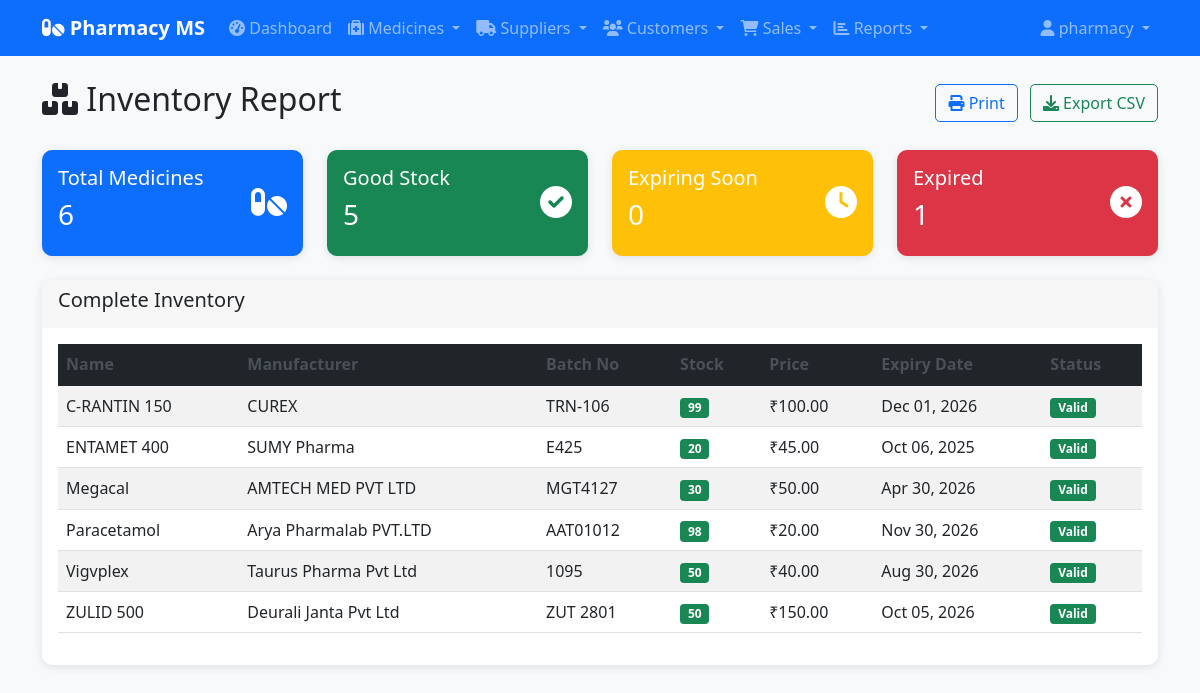
Screenshot of /reports/inventory/ (signed in) with the database file from the repository.
### medicines/models.py (models this page shows, shortened)
class Medicine(models.Model):
    name = models.CharField(max_length=100)
    manufacturer = models.CharField(max_length=100)
    batch_no = models.CharField(max_length=50)
    quantity = models.PositiveIntegerField()
    price = models.FloatField()
    expiry_date = models.DateField()
    added_on = models.DateTimeField(auto_now_add=True)

### reports/views.py (the view)
# urls.py: path('inventory/', views.inventory_report, name='inventory_report'),
@login_required
def inventory_report(request):
    if request.user.profile.role == 'customer':
        from django.shortcuts import redirect
        return redirect('medicines:medicine_list')
    medicines = Medicine.objects.all().order_by('name')
    expired = medicines.filter(expiry_date__lt=timezone.now().date())
    expiring_soon = medicines.filter(
        expiry_date__gte=timezone.now().date(),
        expiry_date__lte=timezone.now().date() + timedelta(days=30)
    )
    good_stock = medicines.filter(expiry_date__gt=timezone.now().date() + timedelta(days=30))
    context = {
        'medicines': medicines,
        'expired': expired,
        'expiring_soon': expiring_soon,
        'good_stock': good_stock,
    }
    return render(request, 'reports/inventory_report.html', context)

### templates/reports/inventory_report.html (shortened to what this page needs)
{% extends 'base.html' %}
{% block content %}
<div class="row mb-4">
    <div class="col-12 d-flex justify-content-between align-items-center">
        <h2><i class="fas fa-boxes"></i> Inventory Report</h2>
        <div>
            <button onclick="window.print()" class="btn btn-outline-primary me-2">
                <i class="fas fa-print"></i> Print
            </button>
            <a href="{% url 'reports:export_report' 'inventory' %}" class="btn btn-outline-success">
                <i class="fas fa-download"></i> Export CSV
            </a>
        </div>
    </div>
</div>
<div class="row mb-4">
    <div class="col-md-3">
        <div class="card bg-primary text-white">
            <div class="card-body">
                <div class="d-flex justify-content-between">
                    <div>
                        <h5 class="card-title">Total Medicines</h5>
                        <h3>{{ medicines|length }}</h3>
                    </div>
                    <div class="align-self-center">
                        <i class="fas fa-pills fa-2x"></i>
                    </div>
                </div>
            </div>
        </div>
    </div>
    <div class="col-md-3">
        <div class="card bg-success text-white">
            <div class="card-body">
                <div class="d-flex justify-content-between">
                    <div>
                        <h5 class="card-title">Good Stock</h5>
                        <h3>{{ good_stock|length }}</h3>
                    </div>
                    <div class="align-self-center">
                        <i class="fas fa-check-circle fa-2x"></i>
                    </div>
                </div>
            </div>
        </div>
    </div>
    <div class="col-md-3">
        <div class="card bg-warning text-white">
            <div class="card-body">
                <div class="d-flex justify-content-between">
                    <div>
                        <h5 class="card-title">Expiring Soon</h5>
                        <h3>{{ expiring_soon|length }}</h3>
                    </div>
                    <div class="align-self-center">
                        <i class="fas fa-clock fa-2x"></i>
                    </div>
                </div>
            </div>
        </div>
    </div>
    <div class="col-md-3">
        <div class="card bg-danger text-white">
            <div class="card-body">
                <div class="d-flex justify-content-between">
                    <div>
                        <h5 class="card-title">Expired</h5>
                        <h3>{{ expired|length }}</h3>
                    </div>
                    <div class="align-self-center">
                        <i class="fas fa-times-circle fa-2x"></i>
                    </div>
                </div>
            </div>
        </div>
    </div>
</div>
<div class="row">
    <div class="col-12">
        <div class="card">
            <div class="card-header">
                <h5>Complete Inventory</h5>
            </div>
            <div class="card-body">
                {% if medicines %}
                    <div class="table-responsive">
                        <table class="table table-striped table-hover">
                            <thead class="table-dark">
                                <tr>
                                    <th>Name</th>
                                    <th>Manufacturer</th>
                                    <th>Batch No</th>
                                    <th>Stock</th>
                                    <th>Price</th>
                                    <th>Expiry Date</th>
                                    <th>Status</th>
                                </tr>
                            </thead>
                            <tbody>
                                {% for medicine in medicines %}
                                    <tr class="{% if medicine.expiry_date < today %}table-danger{% elif medicine.expiry_date <= expiry_warning_date %}table-warning{% endif %}">
                                        <td>{{ medicine.name }}</td>
                                        <td>{{ medicine.manufacturer }}</td>
                                        <td>{{ medicine.batch_no }}</td>
                                        <td>
                                            <span class="badge bg-{% if medicine.quantity <= 5 %}danger{% elif medicine.quantity <= 10 %}warning{% else %}success{% endif %}">
                                                {{ medicine.quantity }}
                                            </span>
                                        </td>
                                        <td>₹{{ medicine.price|floatformat:2 }}</td>
                                        <td>{{ medicine.expiry_date|date:"M d, Y" }}</td>
                                        <td>
                                            {% if medicine.expiry_date < today %}
                                                <span class="badge bg-danger">Expired</span>
                                            {% elif medicine.expiry_date <= expiry_warning_date %}
                                                <span class="badge bg-warning">Expiring Soon</span>
                                            {% else %}
                                                <span class="badge bg-success">Valid</span>
                                            {% endif %}
                                        </td>
                                    </tr>
                                {% endfor %}
                            </tbody>
                        </table>
                    </div>
                {% else %}
                    <div class="text-center py-5">
                        <i class="fas fa-boxes fa-3x text-muted mb-3"></i>
                        <h4 class="text-muted">No inventory data</h4>
                        <p class="text-muted">No medicines found in inventory.</p>
                    </div>
                {% endif %}
            </div>
        </div>
    </div>
</div>
{% endblock %}

### templates/base.html (shortened to what this page needs)
<!DOCTYPE html>
<html lang="en">
<head>
    <link href="https://cdn.jsdelivr.net/npm/bootstrap@5.1.3/dist/css/bootstrap.min.css" rel="stylesheet">
    <link href="https://cdnjs.cloudflare.com/ajax/libs/font-awesome/6.0.0/css/all.min.css" rel="stylesheet">
    {% load static %}
    <link rel="stylesheet" href="{% static 'css/style.css' %}">
</head>
<body>
    <nav class="navbar navbar-expand-lg navbar-dark bg-primary">
        <div class="container">
            <a class="navbar-brand" href="{% url 'reports:dashboard' %}">
                <i class="fas fa-pills"></i> Pharmacy MS
            </a>
            <div class="collapse navbar-collapse" id="navbarNav">
                <ul class="navbar-nav me-auto">
                    <li class="nav-item">
                        <a class="nav-link" href="{% url 'reports:dashboard' %}">
                            <i class="fas fa-tachometer-alt"></i> Dashboard
                        </a>
                    </li>
                    <li class="nav-item dropdown">
                        <a class="nav-link dropdown-toggle" href="#" id="medicinesDropdown" role="button" data-bs-toggle="dropdown">
                            <i class="fas fa-medkit"></i> Medicines
                        </a>
                    </li>
                    <li class="nav-item dropdown">
                        <a class="nav-link dropdown-toggle" href="#" id="suppliersDropdown" role="button" data-bs-toggle="dropdown">
                            <i class="fas fa-truck"></i> Suppliers
                        </a>
                    </li>
                    <li class="nav-item dropdown">
                        <a class="nav-link dropdown-toggle" href="#" id="customersDropdown" role="button" data-bs-toggle="dropdown">
                            <i class="fas fa-users"></i> Customers
                        </a>
                    </li>
                    <li class="nav-item dropdown">
                        <a class="nav-link dropdown-toggle" href="#" id="salesDropdown" role="button" data-bs-toggle="dropdown">
                            <i class="fas fa-shopping-cart"></i> Sales
                        </a>
                    </li>
                    <li class="nav-item dropdown">
                        <a class="nav-link dropdown-toggle" href="#" id="reportsDropdown" role="button" data-bs-toggle="dropdown">
                            <i class="fas fa-chart-bar"></i> Reports
                        </a>
                    </li>
                </ul>
                <ul class="navbar-nav">
                    <li class="nav-item dropdown">
                        <a class="nav-link dropdown-toggle" href="#" id="userDropdown" role="button" data-bs-toggle="dropdown">
                            <i class="fas fa-user"></i> {{ user.username }}
                        </a>
                    </li>
                </ul>
            </div>
        </div>
    </nav>
    <div class="container mt-4">
        {% block content %}{% endblock %}
    </div>
</body>
</html>

### static/css/style.css (style rules this page uses)
body { background-color: #f8f9fa; }
.navbar-brand { font-weight: bold; }
.card { border: none; border-radius: 10px; box-shadow: 0 2px 10px rgba(0,0,0,0.1); }
.card-header { border-radius: 10px 10px 0 0 !important; border: none; }
.btn { border-radius: 5px; }
.table th { border-top: none; font-weight: 600; color: #495057; }
.badge { font-size: 0.75em; }

### rows the page displays
Medicine: name "C-RANTIN 150", manufacturer "CUREX", batch_no "TRN-106", quantity "99", price "100.00", expiry_date "Dec 01, 2026", shows "Valid"
Medicine: name "ENTAMET 400", manufacturer "SUMY Pharma", batch_no "E425", quantity "20", price "45.00", expiry_date "Oct 06, 2025", shows "Valid"
Medicine: name "Megacal", manufacturer "AMTECH MED PVT LTD", batch_no "MGT4127", quantity "30", price "50.00", expiry_date "Apr 30, 2026", shows "Valid"
Medicine: name "Paracetamol", manufacturer "Arya Pharmalab PVT.LTD", batch_no "AAT01012", quantity "98", price "20.00", expiry_date "Nov 30, 2026", shows "Valid"
Medicine: name "Vigvplex", manufacturer "Taurus Pharma Pvt Ltd", batch_no "1095", quantity "50", price "40.00", expiry_date "Aug 30, 2026", shows "Valid"
Medicine: name "ZULID 500", manufacturer "Deurali Janta Pvt Ltd", batch_no "ZUT 2801", quantity "50", price "150.00", expiry_date "Oct 05, 2026", shows "Valid"

### other values shown
{{ user.username }} "pharmacy"
{{ medicines|length }} "6"
{{ good_stock|length }} "5"
{{ expiring_soon|length }} "0"
{{ expired|length }} "1"
